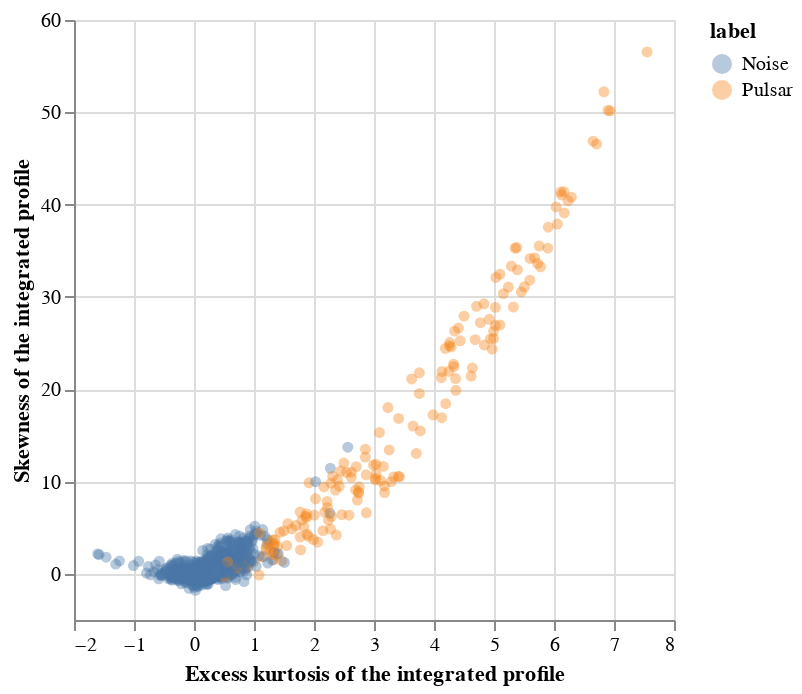

Source (notebook cell):
### Markdown cell above
As an exploratory visualization of the data, we have created a graph comparing the Skewness of the integrated profile (y-axis) to the Excess kurtosis of the integrated profile (x-axis). We have also coloured the pulsar and noise examples to be able to determine if we can obtain any information on when we have a pulsar, or when it is noise. Based on the graph, it appears that lower values of the Skewness of the integrated profile and of the Excess kurtosis of the integrated profile are typically noise, while pulsars typically have larger values.

### Code cell
# Import the altair package to use in our visualization.
import altair as alt

# Create the graph to visualize our data.
pulsar_plot = alt.Chart(pulsar_data.sample(n=2000)).mark_circle(opacity=0.4).encode(
    x=alt.X("excess_kurtosis_integrated_profile").title("Excess kurtosis of the integrated profile"),
    y=alt.Y("skewness_integrated_profile").title("Skewness of the integrated profile"),
    color=alt.Color("label").title("label")
)
pulsar_plot

### Figure 1 — Vega-Lite specification as saved in the notebook (floating-point values rounded to 4 significant figures; data arrays with more than 128 entries replaced by an {"elided": "..."} marker saying what was removed)
{"config": {"view": {"continuousWidth": 300, "continuousHeight": 300}}, "data": {"name": "data-47d6480674a9a8f90127f94180190494"}, "mark": {"type": "circle", "opacity": 0.4}, "encoding": {"color": {"field": "label", "title": "label", "type": "nominal"}, "x": {"field": "excess_kurtosis_integrated_profile", "title": "Excess kurtosis of the integrated profile", "type": "quantitative"}, "y": {"field": "skewness_integrated_profile", "title": "Skewness of the integrated profile", "type": "quantitative"}}, "$schema": "https://vega.github.io/schema/vega-lite/v5.15.1.json", "datasets": {"data-47d6480674a9a8f90127f94180190494": {"elided": "2000 records"}}}
